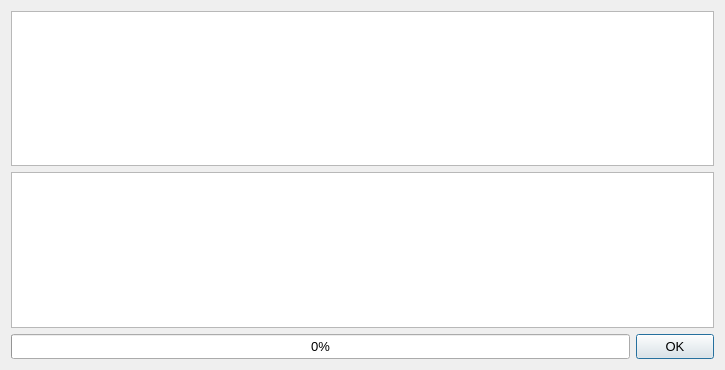
<?xml version="1.0" encoding="UTF-8"?>
<ui version="4.0">
 <class>DialogPEImport</class>
 <widget class="QDialog" name="DialogPEImport">
  <property name="windowModality">
   <enum>Qt::ApplicationModal</enum>
  </property>
  <property name="geometry">
   <rect>
    <x>0</x>
    <y>0</y>
    <width>725</width>
    <height>370</height>
   </rect>
  </property>
  <property name="minimumSize">
   <size>
    <width>725</width>
    <height>370</height>
   </size>
  </property>
  <property name="maximumSize">
   <size>
    <width>725</width>
    <height>370</height>
   </size>
  </property>
  <property name="font">
   <font>
    <pointsize>10</pointsize>
    <weight>50</weight>
    <bold>false</bold>
   </font>
  </property>
  <property name="windowTitle">
   <string>Import</string>
  </property>
  <layout class="QVBoxLayout" name="verticalLayout">
   <item>
    <widget class="QTableWidgetX" name="tableWidgetLibraries">
     <property name="font">
      <font>
       <pointsize>8</pointsize>
       <weight>50</weight>
       <bold>false</bold>
      </font>
     </property>
     <property name="contextMenuPolicy">
      <enum>Qt::CustomContextMenu</enum>
     </property>
     <property name="editTriggers">
      <set>QAbstractItemView::NoEditTriggers</set>
     </property>
     <property name="selectionMode">
      <enum>QAbstractItemView::SingleSelection</enum>
     </property>
     <property name="selectionBehavior">
      <enum>QAbstractItemView::SelectRows</enum>
     </property>
     <attribute name="verticalHeaderVisible">
      <bool>false</bool>
     </attribute>
    </widget>
   </item>
   <item>
    <widget class="QTableWidgetX" name="tableWidgetFunctions">
     <property name="font">
      <font>
       <pointsize>8</pointsize>
       <weight>50</weight>
       <bold>false</bold>
      </font>
     </property>
     <property name="contextMenuPolicy">
      <enum>Qt::CustomContextMenu</enum>
     </property>
     <property name="editTriggers">
      <set>QAbstractItemView::NoEditTriggers</set>
     </property>
     <property name="selectionMode">
      <enum>QAbstractItemView::SingleSelection</enum>
     </property>
     <property name="selectionBehavior">
      <enum>QAbstractItemView::SelectRows</enum>
     </property>
     <attribute name="verticalHeaderVisible">
      <bool>false</bool>
     </attribute>
    </widget>
   </item>
   <item>
    <layout class="QHBoxLayout" name="horizontalLayout">
     <item>
      <widget class="QProgressBarX" name="progressBar">
       <property name="maximumSize">
        <size>
         <width>16777215</width>
         <height>25</height>
        </size>
       </property>
       <property name="value">
        <number>0</number>
       </property>
       <property name="alignment">
        <set>Qt::AlignCenter</set>
       </property>
       <property name="format">
        <string notr="true">%p%</string>
       </property>
      </widget>
     </item>
     <item>
      <widget class="QPushButtonX" name="pushButtonOK">
       <property name="minimumSize">
        <size>
         <width>78</width>
         <height>25</height>
        </size>
       </property>
       <property name="maximumSize">
        <size>
         <width>78</width>
         <height>25</height>
        </size>
       </property>
       <property name="text">
        <string>OK</string>
       </property>
      </widget>
     </item>
    </layout>
   </item>
  </layout>
 </widget>
 <customwidgets>
  <customwidget>
   <class>QPushButtonX</class>
   <extends>QPushButton</extends>
   <header>qpushbuttonx.h</header>
  </customwidget>
  <customwidget>
   <class>QProgressBarX</class>
   <extends>QProgressBar</extends>
   <header>qprogressbarx.h</header>
  </customwidget>
  <customwidget>
   <class>QTableWidgetX</class>
   <extends>QTableWidget</extends>
   <header>qtablewidgetx.h</header>
  </customwidget>
 </customwidgets>
 <resources/>
 <connections/>
</ui>
